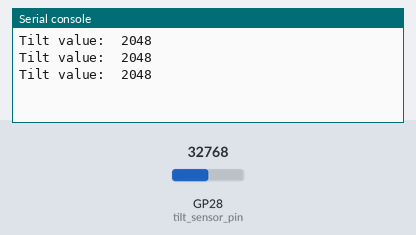
Recording of a program running on a simulated Raspberry Pi Pico running MicroPython. Parts: the last lines printed to the serial console. The test bench sets the inputs (shaded band); at power-on: GP28 (tilt_sensor_pin) = 32768 (analog values on the 0–65535 scale).

Above: at 1.2 s.
1.3 s: GP28 (tilt_sensor_pin) set to 45874
At 1.9 s:
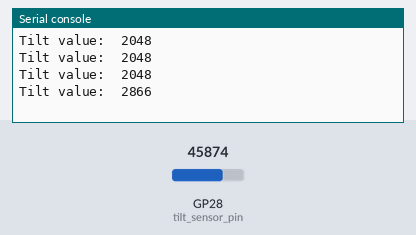
2.8 s: GP28 (tilt_sensor_pin) set to 57670
At 3.4 s:
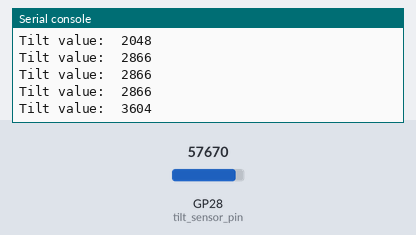
Timing chart, 0 to 5.8 s (numbered marks = the images above; inputs shaded):
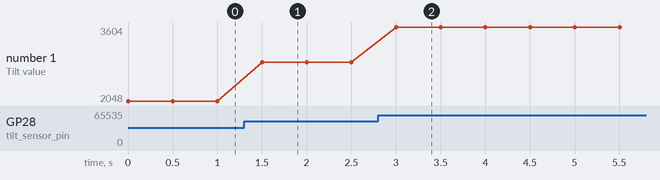

Measured:
- after the input at 1.3 s, the serial console: prints a new line after 0.20 s (image 1)
- after the input at 2.8 s, the serial console: prints a new line after 0.20 s (image 2)
- plotted number 1: 2048 → 2866 after the input at 1.3 s, 2866 → 3604 after the input at 2.8 s

The program:

Tilt_Sensor.py
```python
from machine import Pin, ADC
import time

# analog input tilt sensor
tilt_sensor_pin = ADC(2)

while True:
    # read tilt sensor value
    tilt_value = tilt_sensor_pin.read()
    print("Tilt value: ", tilt_value)

    # wait for 0.5 second
    time.sleep(0.5)
```
